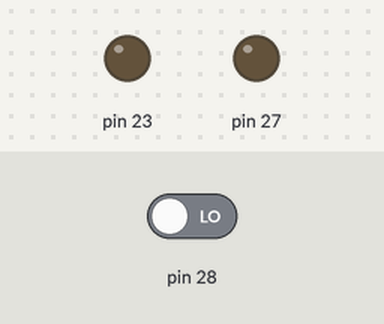
The sketch below on a simulated Arduino Mega 2560, built with avr-gcc and run on an emulated ATmega2560. On the bench: output pins drawn as LEDs (lit = HIGH). The test bench sets the inputs (shaded band); at power-on: pin 28 LOW.

Above: at 1.2 s.
1.3 s: pin 28 driven HIGH
At 2.2 s:
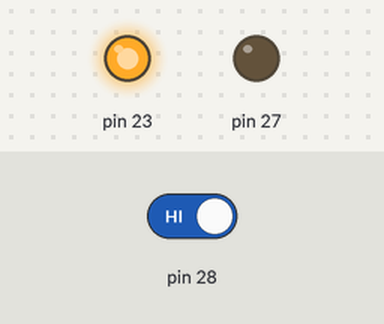
Timing chart, 0 to 4.3 s (numbered marks = the images above; inputs shaded):
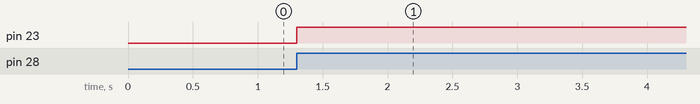

The sketch:

Arduino_SwitchNormal.ino
```cpp
void setup() {
  pinMode(28, INPUT);
  pinMode(23, OUTPUT);
  pinMode(27, OUTPUT);

}

void loop() {
  if (digitalRead(28)==1){
    digitalWrite(23, HIGH);
    }
  }

void led_function() {
  digitalWrite(23, HIGH);
}
/*ACTIVE LOGIC, I = OFF, O = ON !!!

if (digitalRead(52)==1)
  {
    led_function();
  }
  else
  {
    digitalWrite(9, LOW);
  }
}
*/
```

Measured:
- after the input at 1.3 s, pin 23: LOW → HIGH at once
